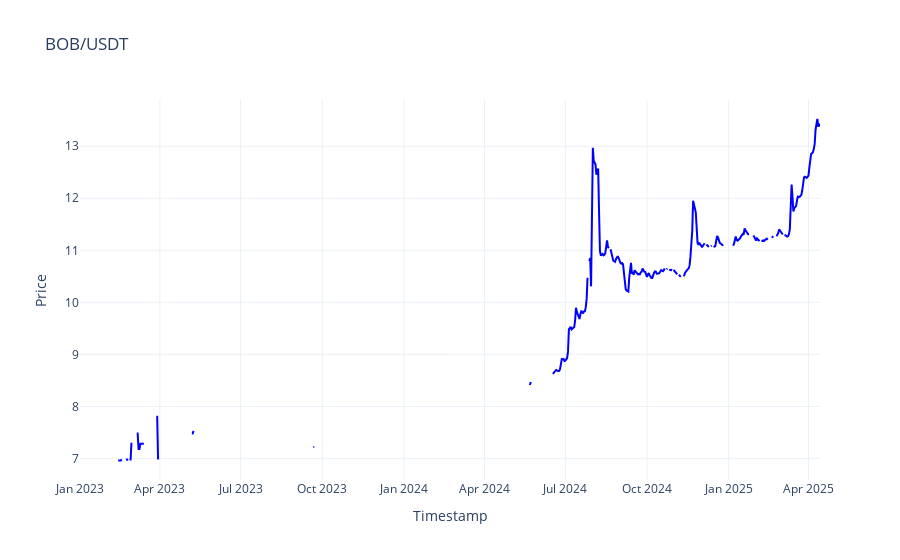

Notebook cell for this chart:
### Code cell
fig = go.Figure()
fig.add_trace(go.Scatter(x=usdt_day.index, y=usdt_day['usdt'], mode='lines', name='BOB/USDT', line=dict(color='blue')))
fig.update_layout(
    title='BOB/USDT',
    xaxis_title='Timestamp',
    yaxis_title='Price',
    legend_title='Type',
    template='plotly_white'
)

fig.show()

### Figure 1 — Plotly figure (JSON) as saved in the notebook; plotly's stock layout.template omitted (floating-point values rounded to 4 significant figures; data arrays with more than 128 entries replaced by an {"elided": "..."} marker saying what was removed)
{"data": [{"line": {"color": "blue"}, "mode": "lines", "name": "BOB/USDT", "type": "scatter", "x": {"elided": "835 str values"}, "y": {"elided": "835 float values"}}], "layout": {"legend": {"title": {"text": "Type"}}, "title": {"text": "BOB/USDT"}, "xaxis": {"title": {"text": "Timestamp"}}, "yaxis": {"title": {"text": "Price"}}}}
